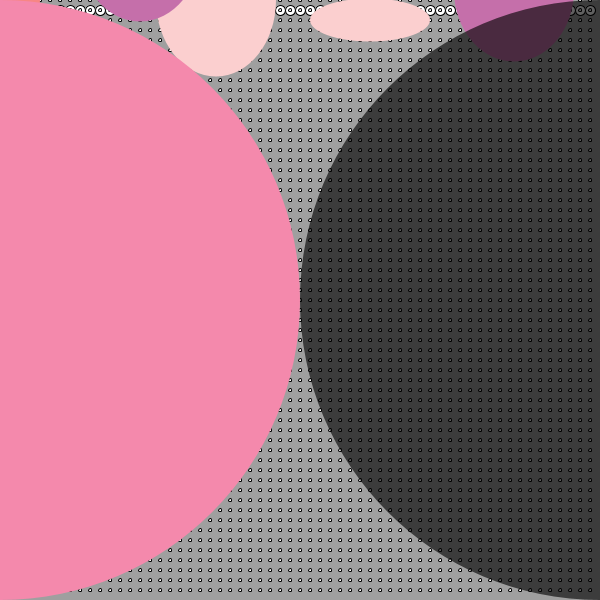
Frame 1 (no input)
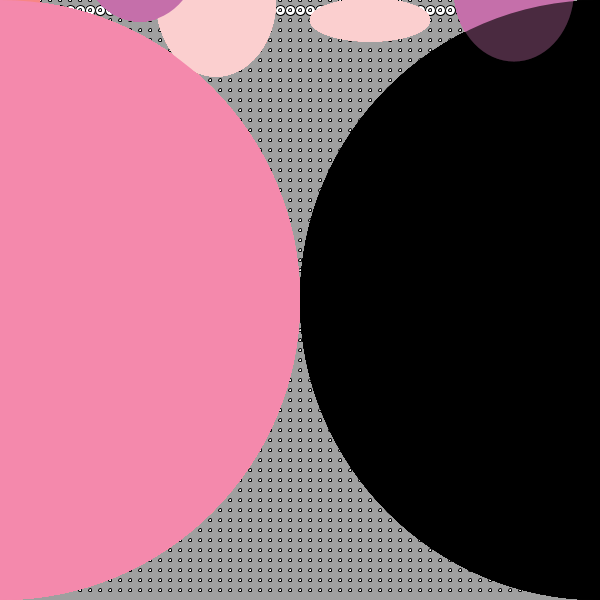
Frame 60 (the mouse pressed at the canvas centre just before this capture)
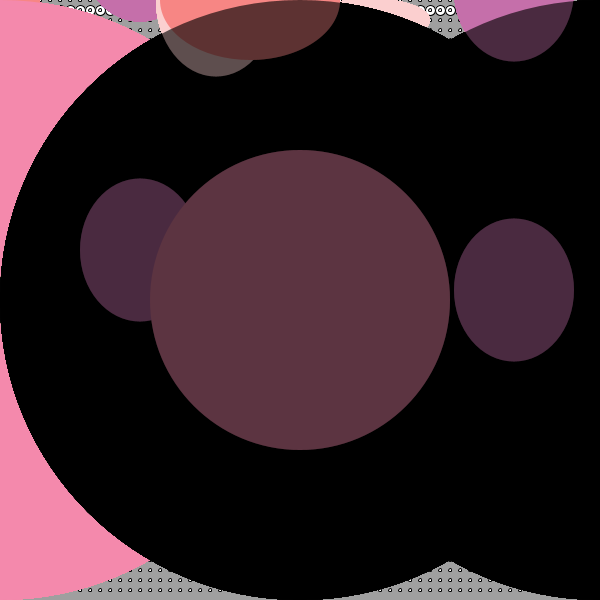
Frame 120 (the mouse held since frame 60 and released just before this capture)

The Processing sketch that drew these frames (run headless with seeded random() and noise(); from frame 60 on, the mouse is pressed at the canvas centre):

// Processing sketch: processing_20655
// ── processing_20655.pde

float y = 0.0;
void setup(){
size(600,600);
background(159);


for(int i=0; i<600; i+=10){
ellipse(i,10,10,10);

for (int j=0; j<height;j+=10)
  ellipse(i,j,3,3);
}
}
void draw(){
  


 
//2 fleshy circles
smooth();
noStroke();
fill(#fbcfcf);
println("x: " + mouseX);
println("y: " + mouseY);
ellipse(216,y*3,120,153);
ellipse(370,mouseY+20,120,43);
fill(#f78684);
ellipse(mouseX-50,y,180,120);
fill(#c56faa);
ellipse(140,mouseY-50,120,143);
ellipse(514,mouseY-10,120,143);

    ///large black circle
   float x = mouseX;
   float y = mouseY;
   float iy = height-mouseY;
   fill(#f489ac );
   ellipse(x,height/2,iy,iy);
float ix = width-mouseX;
fill(0,159);
ellipse(ix,height/2,600,600);
 y+= 3.0;
if( y > 600) {
  y = -50.0;

 

}
}
